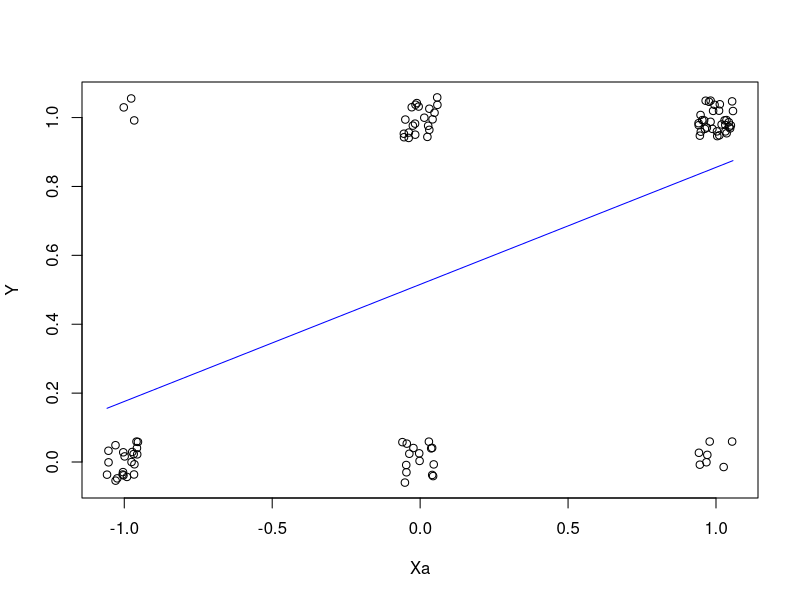
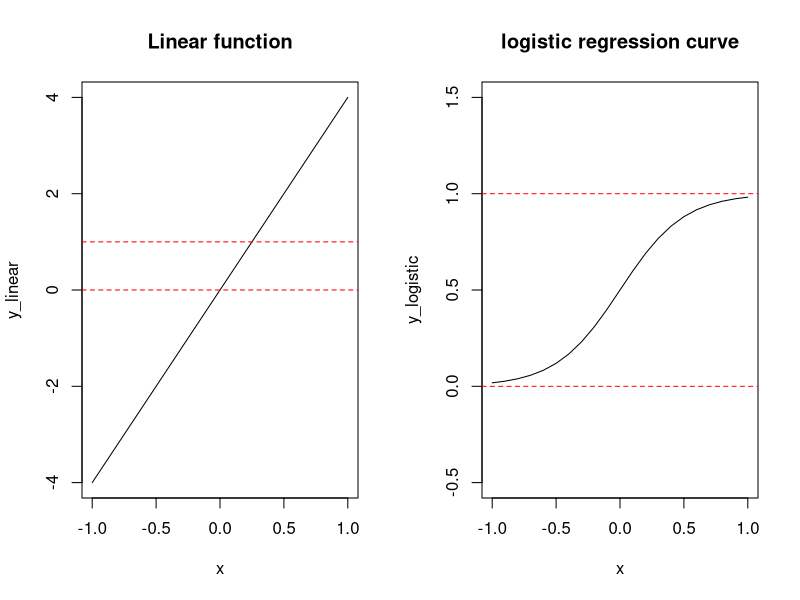

Recreate these plots in R, in order. (Note: this script raises an error after producing the figures.)
## ---- chunk 1

xa <- sample(c(-1,0,1), 100, replace = TRUE)
y <- 1* (xa * 1.7 + rnorm(100,0,2) > 0)

test_data <- data.frame("pheno" = y, "Xa" = xa)
linear_model <- lm(pheno ~ Xa, data=test_data)

plot(jitter(test_data$Xa, .3), jitter(test_data$pheno, .3), xlab = "Xa", ylab = "Y")
curve(predict(linear_model, data.frame(Xa=x), type="response"), add=TRUE, col = "blue") 

## ---- chunk 2
x <- seq(-1,1,by = 0.1)
y_linear <- x * 4
y_logistic <- 1 / ( 1 + exp(-y_linear))

par(mfrow = c(1,2))
plot(x, y_linear, main = "Linear function", type = "l")
abline(h = 0, col = "red", lty = 2)
abline(h = 1, col = "red", lty = 2) 
plot(x,y_logistic, main = "logistic regression curve", type ="l", ylim = c(-0.5,1.5))
abline(h = 0, col = "red", lty = 2)
abline(h = 1, col = "red", lty = 2)
## ---- chunk 3

# Checking the effect 
i <- 180

par(mfrow = c(1,2))
plot.df <- data.frame( "pheno" = Y, "Xa" = xa_matrix[,i], "Xd" = xd_matrix[,i])
plot(jitter(plot.df$Xa, .4), jitter(plot.df$pheno, .4), xlab = "Xa", ylab = "Y")
plot(jitter(plot.df$Xd, .4), jitter(plot.df$pheno, .4), xlab = "Xd", ylab = "Y")


